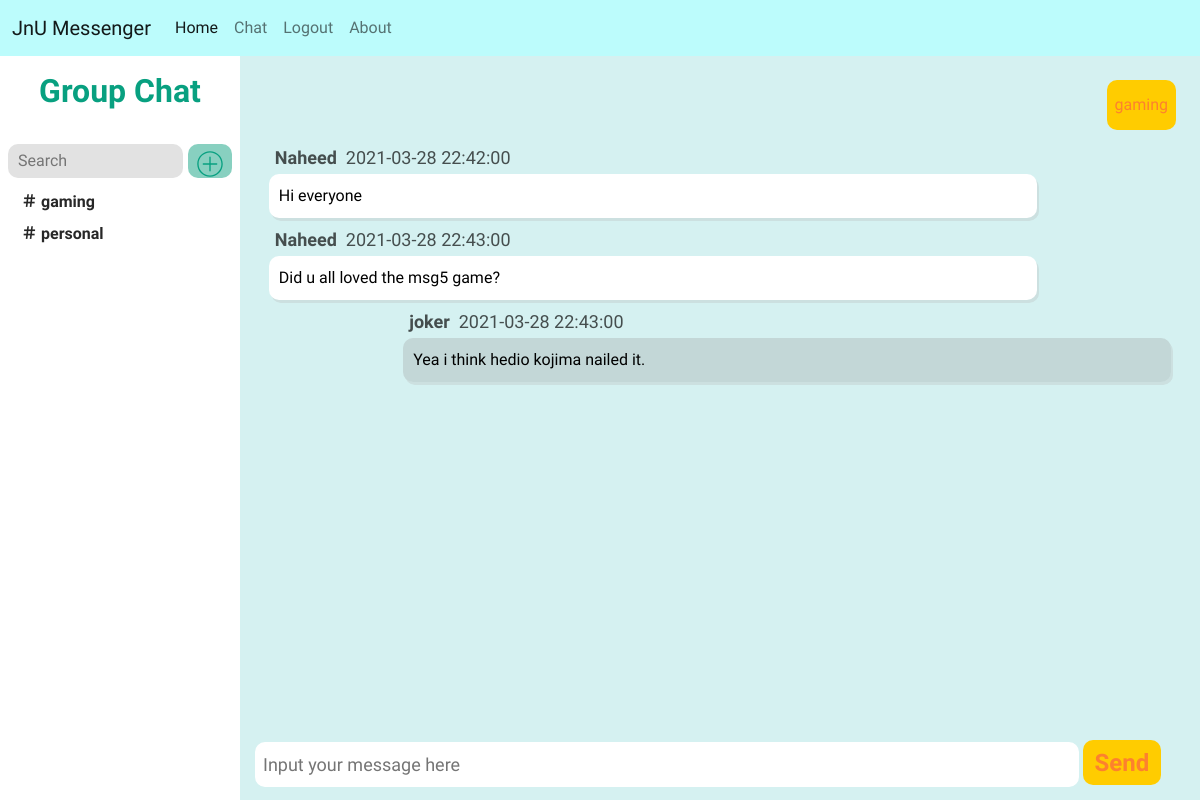
Page /chat/2 (signed in) on the committed database.
### website/models.py (models this page shows)
class Room(db.Model):
    id = db.Column(db.Integer , primary_key = True)
    roomid = db.Column(db.String(150) , unique = True)
    userid = db.Column(db.String(150),db.ForeignKey('user.id'))
    grouplimit = db.Column(db.String(150) , default = 2)
    participants = db.relationship("Participant" , backref = "room")
    messages = db.relationship("Message" , backref = "room")

class Participant(db.Model):
    id = db.Column(db.Integer , primary_key = True)
    userid = db.Column(db.String(150),db.ForeignKey('user.id'))
    roomid = db.Column(db.String(150),db.ForeignKey('room.id'))
    roomname = db.Column(db.String(150))

class Message(db.Model):
    id = db.Column(db.Integer , primary_key = True)
    date = db.Column(db.DateTime(timezone=True), default = func.now())
    message = db.Column(db.String(10000))
    username = db.Column(db.String(100))
    userid = db.Column(db.String(150),db.ForeignKey('user.id'))
    roomid = db.Column(db.String(150),db.ForeignKey('room.id'))

### website/views.py (the view)
@views.route('/chat')
@views.route('/chat/<room_id>')
@login_required
def chat(room_id = ''):
    rooms = Participant.query.filter_by(userid = current_user.id).all()
    messages = Message.query.order_by(Message.date).filter_by(roomid = room_id).all()
    room_name = Room.query.filter_by(id = room_id).first()
    return render_template('chat.html', user = current_user , rooms = rooms , messages = messages , room_id = room_id , room_name = room_name)

### website/templates/chat.html (shortened to what this page needs)
{% extends "base.html" %}
{% block headlink %}
<link rel='stylesheet' href="{{url_for('static' , filename='chat-style.css')}}">
{% endblock %}
{% block content %}
<div class='left-navbar' id='left-navbar'>
    <div class='room-name' id='room-name'>
        {%if room_name %}
            <span>{{room_name.roomid }}</span><br>
        {% else %}
            <span>Room name</span><br>
        {% endif %}
    </div>
    <div class='groupbox' id='groupbox'>
        <div class='Chat-Groups' id='Chat-Groups'>Group Chat</div>
    </div>
    <div class='searchbox' id='searchbox'>
        <input class='search' type="text" id="search" placeholder="Search">
        <div class='option' id='option'>
            <a href='/options'>
            </a>
        </div>
    </div>
    <ul class='left-navbar-nav'>
        {% for room in rooms%}
            <li class='left-nav-item'>
                <a href="/chat/{{room.roomid}}" class="left-nav-link" >
                    <span class='link-text'>&#65283;&nbsp;{{room.roomname}}</span>
                </a>
            </li>
        {% endfor %}
    </ul>
</div>
<main class='main-container'>
    <div class='chat-area' id='chat-area'>
        {% for message in messages %}
            {% if message.userid | string() == user.id | string() %}
                <div class='parent-container-right' id='parent-container-right'>
                    <div class='username' id='username'><b>{{message.username}}</b>&nbsp;&nbsp;{{message.date}}</div>
                    <div class="container darker">
                        <span>{{message.message}}</span>
                    </div>
                </div>
            {% else %}
                <div class=parent-container id='parent-container'>
                    <div class='username' id='username'><b>{{message.username}}</b>&nbsp;&nbsp;{{message.date}}</div>
                    <div class="container">
                        <span>{{message.message}}</span>
                    </div>
                </div>
            {% endif %}
        {% endfor%}
    </div>
    <form class='message_input_form' id="message_input_form">
        <input class='message_input' type="text" id="message_input" placeholder="Input your message here">
        <button class='message_input_button' type="submit"><b>Send</b></button>
    </form>
</main>
{% endblock %}

### website/static/chat-style.css (style rules this page uses)
:root { font-size: 16px; font-family: "B612", serif; --text-primary: #b6b6b6; --text-secondary: #ececec; --bg-primary: #23232e; --bg-secondary: #141418; --primary-accent: #08A080; --secondary-accent: #88D0C0; --orange-primary: #fd812e; --orange-secondary: #FFCC00; --chatui: #d5f1f1; }
body { font-family: "B612", serif; color: black; background-color: var(--chatui); margin: 0; padding: 0; }
main { background-color: var(--chatui); }
@media screen and (min-width:961px) { .left-navbar { width: 20%; height: 100vh; position: fixed; background-color: white; transition: 200ms ease; } }
@media screen and (min-width:961px) { .left-navbar-nav { background-color: white; max-height: 75vh; list-style: none; padding: 0; margin: 0; display: flex; flex-direction: column; align-items: left; overflow: auto; } }
@media screen and (min-width:961px) { .left-nav-item { border-radius: 10px; margin-left: 5px; margin-right: 5px; } }
@media screen and (min-width:961px) { .left-nav-link { display: flex; align-items: center; height: 2rem; text-decoration: none; } }
@media screen and (min-width:961px) { .link-text { color: rgba(0, 0, 0, 0.849); font-weight: bold; margin-left: 1rem; margin-right: 1rem; } }
@media screen and (min-width:961px) { .groupbox { height: 10%; display: flex; align-items: center; flex-direction: column; justify-content: center; padding: 5px; } }
@media screen and (min-width:961px) { .Chat-Groups { font-size: xx-large; font-weight: bold; margin-bottom: 10px; color: var(--primary-accent); } }
@media screen and (min-width:961px) { .searchbox { display: flex; flex-direction: row; padding: 8px; height: 50px; } }
@media screen and (min-width:961px) { .search { width: 80%; padding-left: 10px; border-radius: 10px; background-color: rgb(226, 226, 226); border: 0; outline: none; margin-right: 5px; } }
@media screen and (min-width:961px) { .option { display: flex; border-radius: 10px; width: 20%; align-items: center; justify-content: center; font-size: xx-large; font-weight: bold; background-color: var(--secondary-accent); } }
@media screen and (min-width:961px) { .svg-icon { width: 1em; height: 1em; } }
@media screen and (min-width:961px) { .chat-area { margin-block-start: 80px; margin-block-end: 70px; background-color: var(--chatui); } }
@media screen and (min-width:961px) { .main-container { margin-left: 20%; display: flex; flex: auto; flex-direction: column; height: 100%; } }
@media screen and (min-width:961px) { .container { background-color: white; box-shadow: 2px 3px #cce0e0; border-radius: 10px; padding: 10px; word-wrap: break-word; } }
@media screen and (min-width:961px) { .darker { background-color: rgba(156, 156, 156, 0.315); word-wrap: break-word; } }
@media screen and (min-width:961px) { .container::after { content: ""; clear: both; display: table; } }
@media screen and (min-width:961px) { .parent-container { width: 80%; float: left; margin-left: 3%; } }
@media screen and (min-width:961px) { .parent-container-right { width: 80%; float: right; margin-right: 3%; } }
@media screen and (min-width:961px) { .username { margin-left: 6px; margin-top: 8px; margin-bottom: 3px; font-size: large; color: rgba(0, 0, 0, 0.678); } }
@media screen and (min-width:961px) { .room-name { position: fixed; background-color: var(--orange-secondary); color: var(--orange-primary); right: 0; margin-top: 2%; margin-right: 2%; border-radius: 10px; height: 50px; align-items: center; display: flex; align-items: center; padding-left: 8px; padding-right: 8px; } }
@media screen and (min-width:961px) { .message_input_form { position: fixed; bottom: 0; height: 45px; width: 100%; margin-bottom: 15px; } }
@media screen and (min-width:961px) { .message_input { margin-left: 15px; ; height: 45px; width: calc(77% - 100px); border-radius: 10px; padding-left: 8px; border: 0; outline: none; font-size: large; } }
@media screen and (min-width:961px) { .message_input_button { width: 78px; height: 45px; background-color: var(--orange-secondary); color: var(--orange-primary); border: 0; border-radius: 10px; font-size: x-large; } }

### rows in the picture
Room: roomid "gaming"
Participant: roomname "gaming"
Participant: roomname "personal"
Message: username "Naheed", date "2021-03-28 22:42:00", message "Hi everyone"
Message: username "Naheed", date "2021-03-28 22:43:00", message "Did u all loved the msg5 game?"
Message: username "joker", date "2021-03-28 22:43:00", message "Yea i think hedio kojima nailed it."
